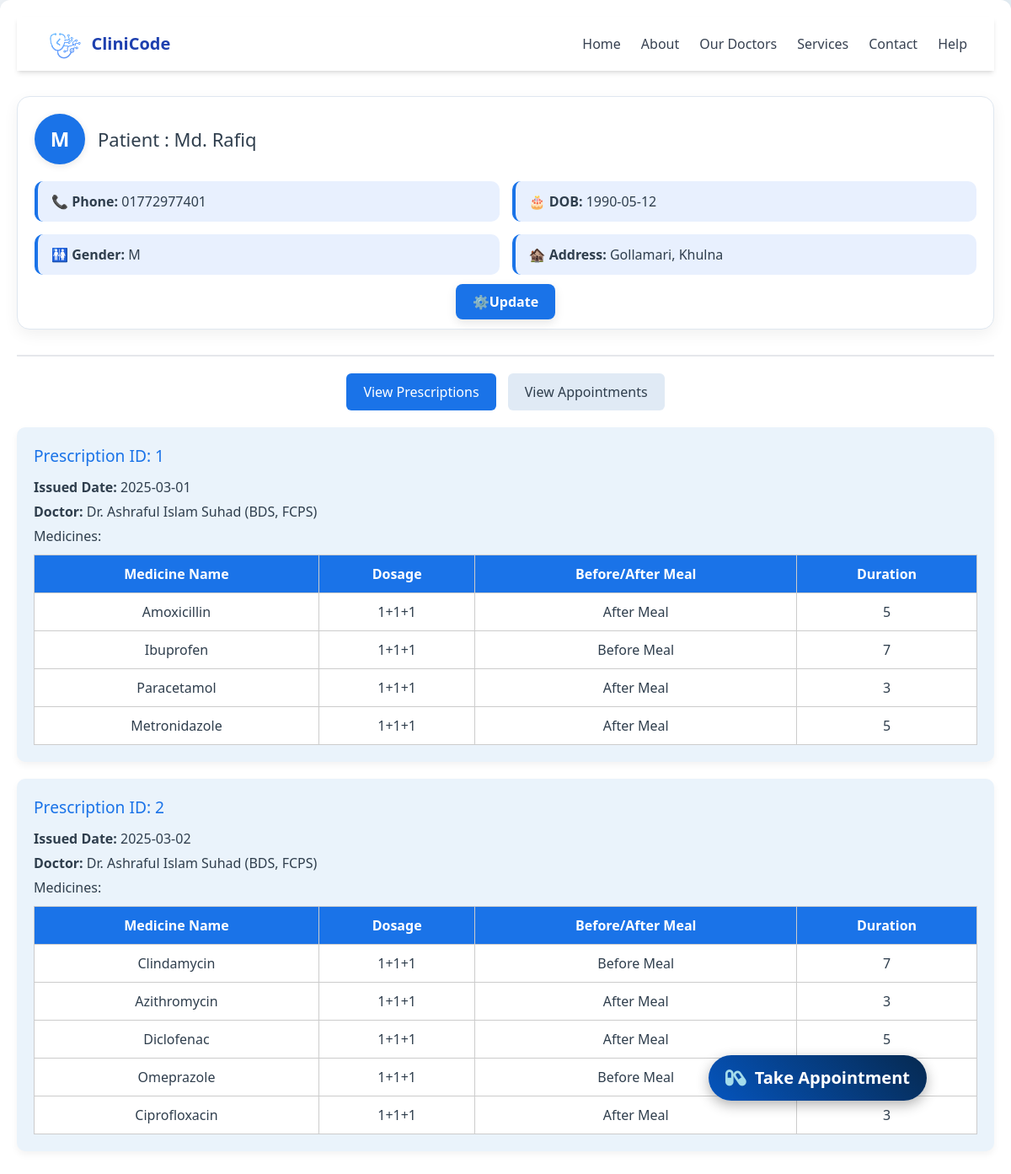
Page /patient/dash.php (signed in) on the committed database.
### tables this page shows
CREATE TABLE prescriptions (
    prescription_id INT PRIMARY KEY,
    cc VARCHAR(200) ,
    issued_date DATE NOT NULL,
    FOREIGN KEY (prescription_id) REFERENCES appointments(appointment_no) ON DELETE CASCADE
);

CREATE TABLE doctors (
    doctor_id INT AUTO_INCREMENT PRIMARY KEY,
    doctor_name VARCHAR(200) NOT NULL,
    doctor_email VARCHAR(200) NOT NULL UNIQUE,
    doctor_password VARCHAR(200) NOT NULL,
    mobile VARCHAR(15) NOT NULL,
    qualification VARCHAR(255) NOT NULL,
    registration_number VARCHAR(100) NOT NULL,
    chamber_address TEXT NOT NULL
);

CREATE TABLE prescribed_medicines (
    prescription_id INT,
    medicine_id INT,
    dosage VARCHAR(50), 
    before_after ENUM('Before Meal', 'After Meal') DEFAULT 'After Meal',
    duration VARCHAR(50),
    FOREIGN KEY (prescription_id) REFERENCES prescriptions(prescription_id) ON DELETE CASCADE,
    FOREIGN KEY (medicine_id) REFERENCES medicines(medicine_id) ON DELETE CASCADE
);

CREATE TABLE medicines (
    medicine_id INT AUTO_INCREMENT PRIMARY KEY,
    medicine_name VARCHAR(255) NOT NULL
);

### patient/dash.php (the view, shortened to what this page needs)
<?php
include('../db_connect.php');
$patient_id = $_SESSION['patient_id'];
?>
<!DOCTYPE html>
<html>
<head>
    <link rel="stylesheet" href="dash.css">
    <link rel="stylesheet" href="https://cdnjs.cloudflare.com/ajax/libs/font-awesome/6.5.0/css/all.min.css">
</head>
<body>
    <div class="dashboard-container">
                <nav class="bg-white shadow-md">
            <div class="mx-auto max-w-7xl px-4 sm:px-6 lg:px-8">
                <div class="flex h-16 justify-between items-center">
                <div class="flex items-center">
                    <img class="h-10 w-auto mr-2" src="../assets/clinicode.png" alt="ZS Sharif Dental Logo">
                    <span class="text-xl font-semibold text-blue-800">CliniCode</span>
                </div>
                <div class="hidden sm:flex space-x-6">
                    <a href="#" class="text-gray-700 hover:text-blue-800 font-medium">Home</a>
                    <a href="#" class="text-gray-700 hover:text-blue-800 font-medium">About</a>
                    <a href="#" class="text-gray-700 hover:text-blue-800 font-medium">Our Doctors</a>
                    <a href="#" class="text-gray-700 hover:text-blue-800 font-medium">Services</a>
                    <a href="#" class="text-gray-700 hover:text-blue-800 font-medium">Contact</a>
                    <a href="#" class="text-gray-700 hover:text-blue-800 font-medium">Help</a>
                </div>
                </div>
            </div>
            </nav>
        <div class="dashboard-card">
            <div class="dashboard-header">
                <div class="avatar-circle">
                    <span><?php echo strtoupper(substr($_SESSION['patient_name'], 0, 1)); ?></span>
                </div>
                <div class="welcome-text">
                    <h2>Patient :  <?php echo htmlspecialchars($_SESSION['patient_name']); ?></h2>
                </div>
            </div>
            <div class="patient-info-grid">
                <div><strong>📞 Phone:</strong> <?php echo htmlspecialchars($_SESSION['patient_phone']); ?></div>
                <div><strong>🎂 DOB:</strong> <?php echo htmlspecialchars($_SESSION['patient_dob']); ?></div>
                <div><strong>🚻 Gender:</strong> <?php echo htmlspecialchars($_SESSION['patient_gender']); ?></div>
                <div><strong>🏚️ Address: </strong> Gollamari, Khulna</div>
            </div>
            <div class="profile-actions">
                <a href="update_profile.php" class="update-btn"> ⚙️Update</a>
            </div>
        </div>
        <hr><hr>
        <div class="toggle-buttons">
            <button onclick="showSection('prescriptions')" class="active">View Prescriptions</button>
            <button onclick="showSection('appointments')">View Appointments</button>
        </div>
        <div id="prescriptions" class="section active">
            <?php
            $prescription_sql = "SELECT p.prescription_id, p.issued_date, d.doctor_name, d.qualification
                                 FROM prescriptions p
                                 JOIN appointments a ON p.prescription_id = a.appointment_no
                                 JOIN doctors d ON a.doctor_id = d.doctor_id
                                 WHERE a.patient_id = ?";
            $stmt = $conn->prepare($prescription_sql);
            $stmt->bind_param("i", $patient_id);
            $stmt->execute();
            $prescriptions_result = $stmt->get_result();
            $all_prescriptions = [];
            while ($prescription = $prescriptions_result->fetch_assoc()) {
                $prescription_id = $prescription['prescription_id'];
                $med_sql = "SELECT m.medicine_name, pm.dosage, pm.before_after, pm.duration
                            FROM prescribed_medicines pm
                            JOIN medicines m ON pm.medicine_id = m.medicine_id
                            WHERE pm.prescription_id = ?";
                $stmt_meds = $conn->prepare($med_sql);
                $stmt_meds->bind_param("i", $prescription_id);
                $stmt_meds->execute();
                $medicines_result = $stmt_meds->get_result();
                $medicines = [];
                while ($medicine = $medicines_result->fetch_assoc()) {
                    $medicines[] = $medicine;
                }
                $all_prescriptions[] = [
                    'prescription_id' => $prescription_id,
                    'issued_date' => $prescription['issued_date'],
                    'doctor_name' => $prescription['doctor_name'],
                    'qualification' => $prescription['qualification'],
                    'medicines' => $medicines
                ];
            }
            if (!empty($all_prescriptions)) {
                foreach ($all_prescriptions as $prescription) {
                    echo '<div class="prescription-card">';
                    echo '<h3>Prescription ID: ' . htmlspecialchars($prescription['prescription_id']) . '</h3>';
                    echo '<p><strong>Issued Date:</strong> ' . htmlspecialchars($prescription['issued_date']) . '</p>';
                    echo '<p><strong>Doctor:</strong> ' . htmlspecialchars($prescription['doctor_name']) . ' (' . htmlspecialchars($prescription['qualification']) . ')</p>';
                    echo '<h4>Medicines:</h4>';
                    if (!empty($prescription['medicines'])) {
                        echo '<table class="medicine-table"><thead><tr><th>Medicine Name</th><th>Dosage</th><th>Before/After Meal</th><th>Duration</th></tr></thead><tbody>';
                        foreach ($prescription['medicines'] as $med) {
                            echo '<tr><td>' . htmlspecialchars($med['medicine_name']) . '</td><td>' . htmlspecialchars($med['dosage']) . '</td><td>' . htmlspecialchars($med['before_after']) . '</td><td>' . htmlspecialchars($med['duration']) . '</td></tr>';
                        }
                        echo '</tbody></table>';
                    } else {
                        echo '<p>No medicines prescribed.</p>';
                    }
                    echo '</div>';
                }
            } else {
                echo '<p>No previous prescriptions found.</p>';
            }
            ?>
        </div>
        <div class="takeapp">
            <a href="appointment/form.php?patient_id=<?php echo $patient_id; ?>">
                <i class="fas fa-capsules icon"></i> Take Appointment
            </a>
        </div>
    </div>
<script src="https://cdn.tailwindcss.com"></script>
</body>
</html>

### patient/dash.css (style rules this page uses)
* { margin: 0; padding: 0; box-sizing: border-box; font-family: 'Segoe UI', Tahoma, Geneva, Verdana, sans-serif; }
body { background: linear-gradient(120deg, #f0f4f8, #dbe9f1); color: #2f3e4d; }
.dashboard-card { background-color: #ffffff; border: 1px solid #dfe7f0; border-radius: 15px; padding: 20px; margin: 30px auto; box-shadow: 0 6px 18px rgba(0, 0, 0, 0.06); }
.dashboard-header { display: flex; align-items: center; gap: 15px; margin-bottom: 20px; }
.avatar-circle { background-color: #1a73e8; color: #fff; font-size: 24px; font-weight: bold; width: 60px; height: 60px; border-radius: 50%; display: flex; align-items: center; justify-content: center; text-transform: uppercase; box-shadow: 0 2px 8px rgba(0, 0, 0, 0.1); }
.profile-actions { margin-top: 20px; text-align: center; }
.update-btn { background-color: #1a73e8; color: white; padding: 10px 20px; border-radius: 8px; text-decoration: none; font-weight: bold; box-shadow: 0 4px 12px rgba(0, 0, 0, 0.1); transition: background-color 0.3s ease; border: none; margin: 20px; }
.welcome-text h2 { font-size: 22px; color: #2f3e4d; }
.patient-info-grid { display: grid; grid-template-columns: 1fr 1fr; gap: 15px; font-size: 16px; color: #2f3e4d; }
.patient-info-grid div { background-color: #e8f0fe; padding: 12px 16px; border-radius: 10px; border-left: 4px solid #1a73e8; }
.dashboard-container { background: #ffffff; padding: 20px; border-radius: 12px; box-shadow: 0px 0px 20px rgba(0, 0, 0, 0.06); }
p { font-size: 1rem; margin-bottom: 10px; }
a { text-decoration: none; }
table { width: 100%; border-collapse: collapse; margin-top: 20px; background: #ffffff; }
th, td { padding: 12px; border-bottom: 1px solid #ddd; text-align: center; }
th { background-color: #2f3e4d; color: #ffffff; }
.prescription-card { background: #eaf3fb; padding: 20px; border-radius: 10px; box-shadow: 0px 4px 8px rgba(0, 0, 0, 0.05); margin-bottom: 20px; }
.prescription-card h3 { font-size: 1.2rem; color: #1a73e8; margin-bottom: 10px; }
.prescription-card p { font-size: 1rem; margin-bottom: 5px; }
.medicine-table { width: 100%; border-collapse: collapse; margin-top: 10px; }
.medicine-table th, .medicine-table td { padding: 10px; border: 1px solid #ccc; text-align: center; }
.medicine-table th { background-color: #1a73e8; color: #ffffff; }
.takeapp { position: fixed; bottom: 100px; right: 100px; font-size: 20px; font-weight: bold; background: linear-gradient(45deg, #0555be, #062950); color: white; border: none; border-radius: 50px; box-shadow: 0px 5px 15px rgba(0, 0, 0, 0.3); cursor: pointer; z-index: 1000; transition: all 0.3s ease-in-out; }
.takeapp a { display: inline-flex; align-items: center; padding: 12px 20px; color: white; text-decoration: none; border-radius: 50px; }
.takeapp .icon { margin-right: 10px; font-size: 22px; transition: transform 0.3s ease; color: #a4dceb ; }
.toggle-buttons { margin: 20px 0; text-align: center; }
.toggle-buttons button { padding: 10px 20px; margin: 0 5px; font-size: 16px; cursor: pointer; border: none; border-radius: 6px; background-color: #e0eaf5; color: #2f3e4d; }
.toggle-buttons button.active { background-color: #1a73e8; color: white; }
.section { display: none; }
.section.active { display: block; }

### rows in the picture
prescriptions: prescription_id "1", issued_date "2025-03-01", doctors.doctor_name "Dr. Ashraful Islam Suhad", doctors.qualification "BDS, FCPS"
prescribed_medicines: medicine_id.medicine_name "Amoxicillin", dosage "1+1+1", before_after "After Meal", duration "5"
prescribed_medicines: medicine_id.medicine_name "Ibuprofen", dosage "1+1+1", before_after "Before Meal", duration "7"
prescribed_medicines: medicine_id.medicine_name "Paracetamol", dosage "1+1+1", before_after "After Meal", duration "3"
prescribed_medicines: medicine_id.medicine_name "Metronidazole", dosage "1+1+1", before_after "After Meal", duration "5"
prescriptions: prescription_id "2", issued_date "2025-03-02", doctors.doctor_name "Dr. Ashraful Islam Suhad", doctors.qualification "BDS, FCPS"
prescribed_medicines: medicine_id.medicine_name "Clindamycin", dosage "1+1+1", before_after "Before Meal", duration "7"
prescribed_medicines: medicine_id.medicine_name "Azithromycin", dosage "1+1+1", before_after "After Meal", duration "3"
prescribed_medicines: medicine_id.medicine_name "Diclofenac", dosage "1+1+1", before_after "After Meal", duration "5"
prescribed_medicines: medicine_id.medicine_name "Omeprazole", dosage "1+1+1", before_after "Before Meal", duration "7"
prescribed_medicines: medicine_id.medicine_name "Ciprofloxacin", dosage "1+1+1", before_after "After Meal", duration "3"

### other values in the picture
substr($_SESSION['patient_name'], 0, 1) "M"
$_SESSION['patient_name'] "Md. Rafiq"
$_SESSION['patient_phone'] "01772977401"
$_SESSION['patient_dob'] "1990-05-12"
$_SESSION['patient_gender'] "M"
